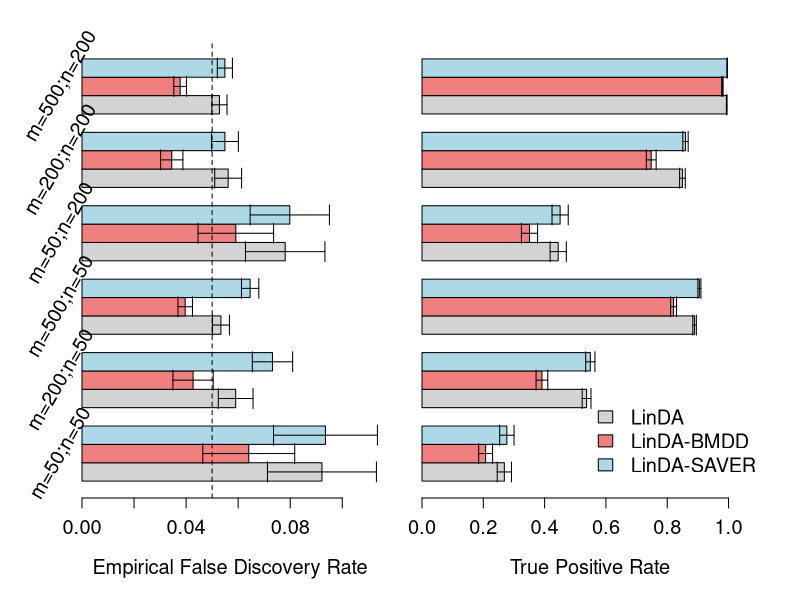
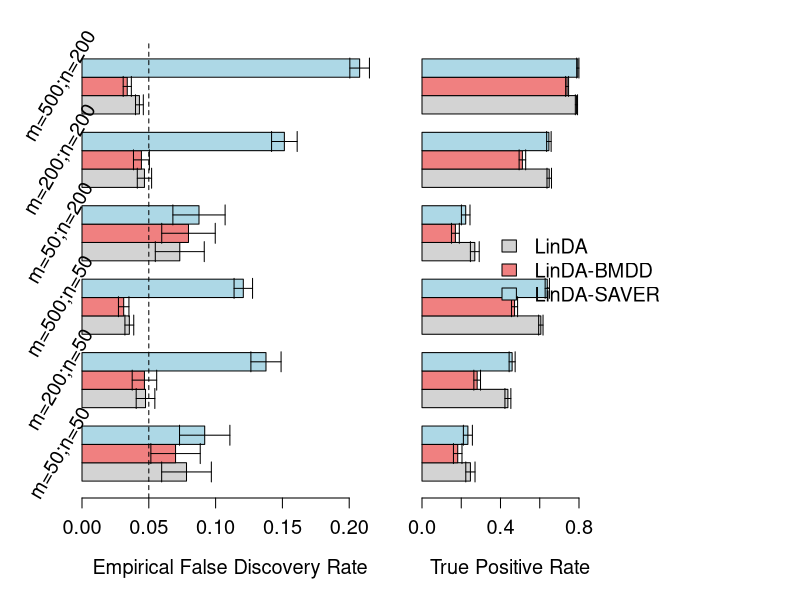
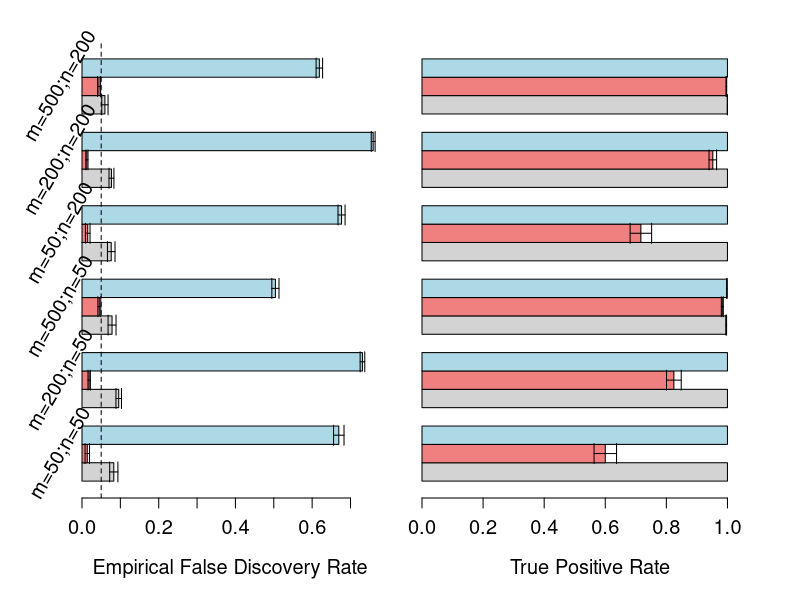
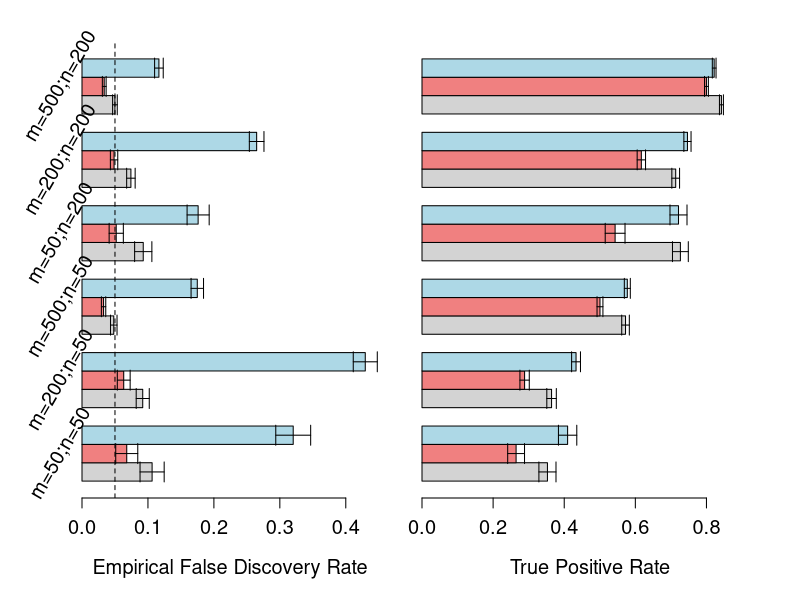

Recreate these plots in R, in order.
ind1 <- c(1, 3, 5, 2, 4, 6)
ind2 <- c(c(1, 4, 7), c(1, 4, 7) + 7, c(1, 4, 7) + 14, c(1, 4, 7) + 21)
output1 <- t(read.table("output/output_S1.txt")[ind1, ind2])
output2 <- t(read.table("output/output_S2.txt")[ind1, ind2])
output3 <- t(read.table("output/output_S3.txt")[ind1, ind2])
output4 <- t(read.table("output/output_S4.txt")[ind1, ind2])

plot.fdr.fun <- function(output){
  l <- nrow(output) /  2
  means <- output[1 : l, ]
  errors <- output[(l + 1) : (2 * l), ]
  rownames(means) <- c("LinDA", "LinDA-BMDD", "LinDA-SAVER")
  colnames(means) <- c("m=50;n=50", "m=200;n=50", "m=500;n=50",
                       "m=50;n=200", "m=200;n=200", "m=500;n=200")
  bar_positions <- barplot(means, beside = TRUE,  
                           col = c("lightgrey", "lightcoral", "lightblue"),
                           xlab = 'Empirical False Discovery Rate',
                           horiz = TRUE,
                           xlim = c(0, max(means + errors) + 0.01),
                           yaxt = "n",
                           cex.axis = 1.2, cex.lab = 1.2)
  
  for (i in 1:nrow(means)) {
    arrows(means[i, ] - 1.96*errors[i, ], 
           bar_positions[i, ], 
           means[i, ] + 1.96*errors[i, ], 
           bar_positions[i, ], 
           angle = 90, 
           code = 3, 
           length = 0.1)
  }
  
  abline(v = 0.05, col = "black", lty = 2, lwd = 1)
  axis(2, at = bar_positions[2, ], labels = FALSE, 
       las = 1, cex.axis = 1.2, tick = FALSE)
  if(setup == 'S1') {
    a <- 0.008
  } else if(setup == 'S2') {
    a <- 0.016 
  } else if(setup == 'S3') {
    a <- 0.055
  } else if(setup == 'S4') {
    a <- 0.032
  }
  text(par("usr")[1]-a, bar_positions[2, ], colnames(means), srt = 60, xpd = TRUE, cex = 1.2)
}


plot.power.fun <- function(output){
  l <- nrow(output) /  2
  means <- output[1 : l, ]
  errors <- output[(l + 1) : (2 * l), ]
  rownames(means) <- c("LinDA", "LinDA-BMDD", "LinDA-SAVER")
  colnames(means) <- c("m=50;n=50", "m=200;n=50", "m=500;n=50",
                       "m=50;n=200", "m=200;n=200", "m=500;n=200")
  bar_positions <- barplot(means, beside = TRUE,  
                           col = c("lightgrey", "lightcoral", "lightblue"),
                           xlab = 'True Positive Rate',
                           horiz = TRUE,
                           xlim = c(0, max(means + errors) + 0.1),
                           yaxt = "n",
                           cex.axis = 1.2, cex.lab = 1.2)
  
  for (i in 1:nrow(means)) {
    arrows(means[i, ] - 1.96*errors[i, ], 
           bar_positions[i, ], 
           means[i, ] + 1.96*errors[i, ], 
           bar_positions[i, ], 
           angle = 90, 
           code = 3, 
           length = 0.1)
  }
  
  legend("bottomright", legend = rownames(means), 
         fill = c("lightgrey", "lightcoral", "lightblue"), 
         cex = 1.2,  # Adjust text size
         bty = "n",  # No box around the legend
         inset = c(-0.02, 0.02)) # Horizontal, vertical movement
}

combine.fun <- function(setup, output) {
  pdf(paste0(setup, '_barplot.pdf'), width = 11, height = 8)
  par(mfrow = c(1, 2))
  par(mar = c(5, 4, 4-2, 2-1) + 0.1)
  plot.fdr.fun(output[c(1 : 3 , 7 : 9), ])
  par(mar = c(5, 4-3, 4-2, 2) + 0.1)
  plot.power.fun(output[c(4 : 6 , 10 : 12), ])
  dev.off()
}

setup <- 'S1'
output <- output1
combine.fun(setup, output)




plot.power.fun <- function(output, s){
  l <- nrow(output) /  2
  means <- output[1 : l, ]
  errors <- output[(l + 1) : (2 * l), ]
  rownames(means) <- c("LinDA", "LinDA-BMDD", "LinDA-SAVER")
  colnames(means) <- c("m=50;n=50", "m=200;n=50", "m=500;n=50",
                       "m=50;n=200", "m=200;n=200", "m=500;n=200")
  bar_positions <- barplot(means, beside = TRUE,  
                           col = c("lightgrey", "lightcoral", "lightblue"),
                           xlab = 'True Positive Rate',
                           horiz = TRUE,
                           xlim = c(0, max(means + errors) + 0.1),
                           yaxt = "n",
                           cex.axis = 1.2, cex.lab = 1.2)
  
  for (i in 1:nrow(means)) {
    arrows(means[i, ] - 1.96*errors[i, ], 
           bar_positions[i, ], 
           means[i, ] + 1.96*errors[i, ], 
           bar_positions[i, ], 
           angle = 90, 
           code = 3, 
           length = 0.1)
  }
  
  if (s == 2) {
    legend("right", legend = rownames(means), 
           fill = c("lightgrey", "lightcoral", "lightblue"), 
           cex = 1.2,  # Adjust text size
           bty = "n",  # No box around the legend
           inset = c(-0.4, -0.4), # Horizontal, vertical movement
           xpd = TRUE) 
  }
}

combine.fun <- function(setup, output, s) {
  if(s == 2) {
    pdf(paste0(setup, '_barplot.pdf'), width = 13, height = 9)
  } else {
    pdf(paste0(setup, '_barplot.pdf'), width = 11, height = 8)
  }
  par(mfrow = c(1, 2))
  par(mar = c(5, 4, 4-2, 2-1) + 0.1)
  plot.fdr.fun(output[c(1 : 3 , 7 : 9), ])
  if(s == 2) {
    par(mar = c(5, 4-3, 4-2, 10) + 0.1)
  } else {
    par(mar = c(5, 4-3, 4-2, 2) + 0.1)
  }
  plot.power.fun(output[c(4 : 6 , 10 : 12), ], s)
  dev.off()
}


setup <- 'S2'
output <- output2
combine.fun(setup, output, 2)

setup <- 'S3'
output <- output3
combine.fun(setup, output, 3)

setup <- 'S4'
output <- output4
combine.fun(setup, output, 4)
